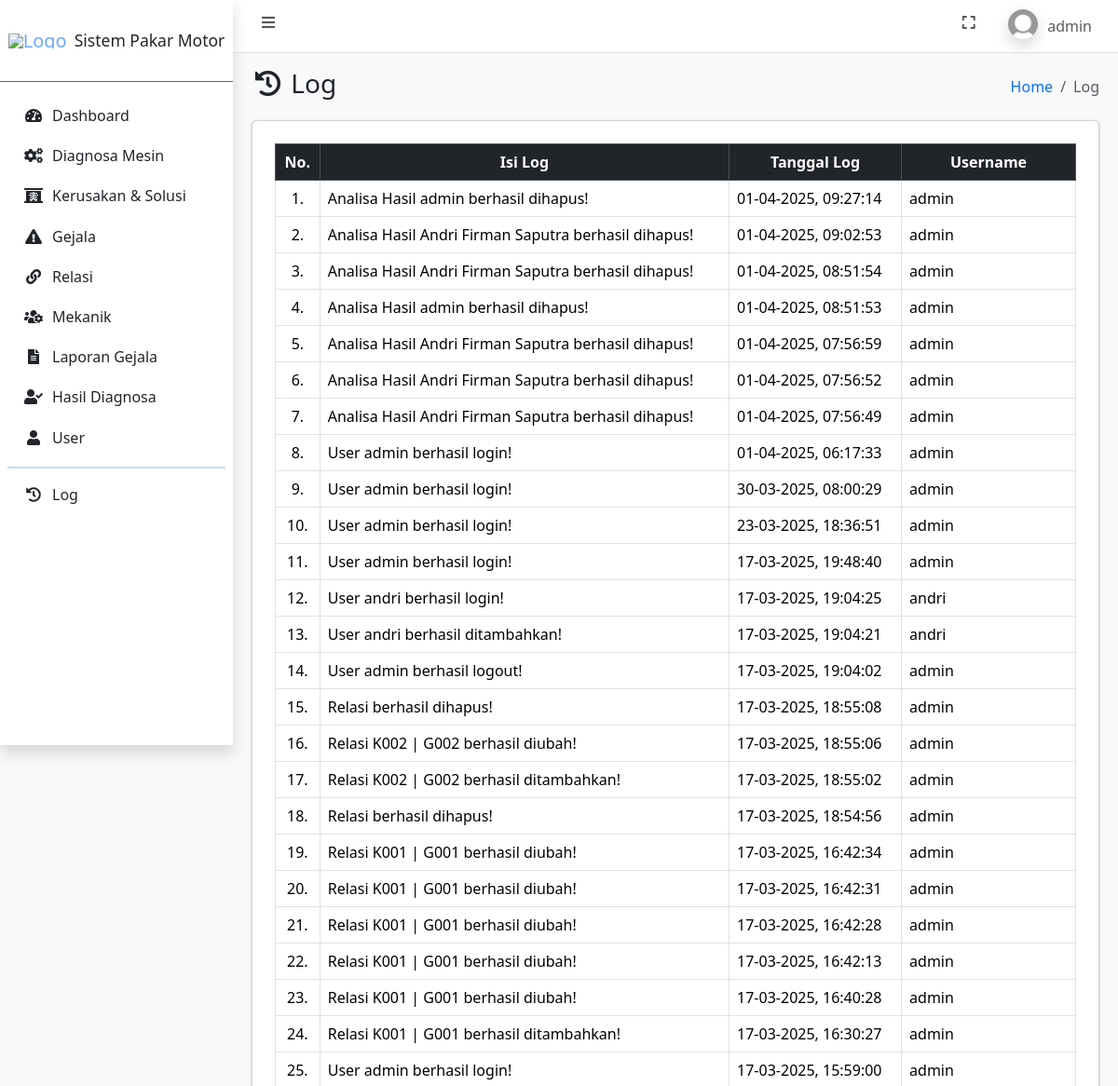
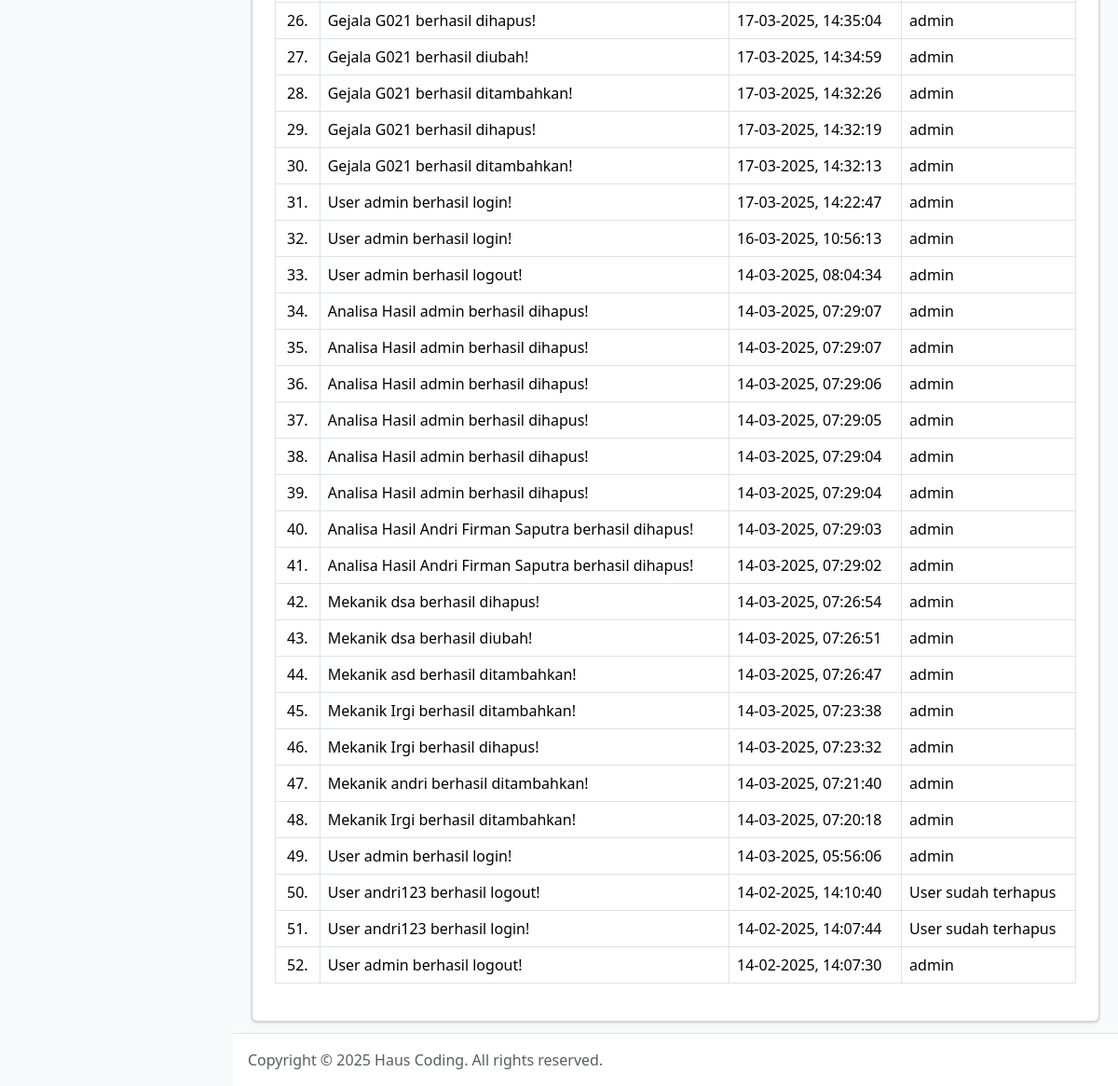
Before: /log.php (signed in) with the older database file (2 pictures, top to bottom).
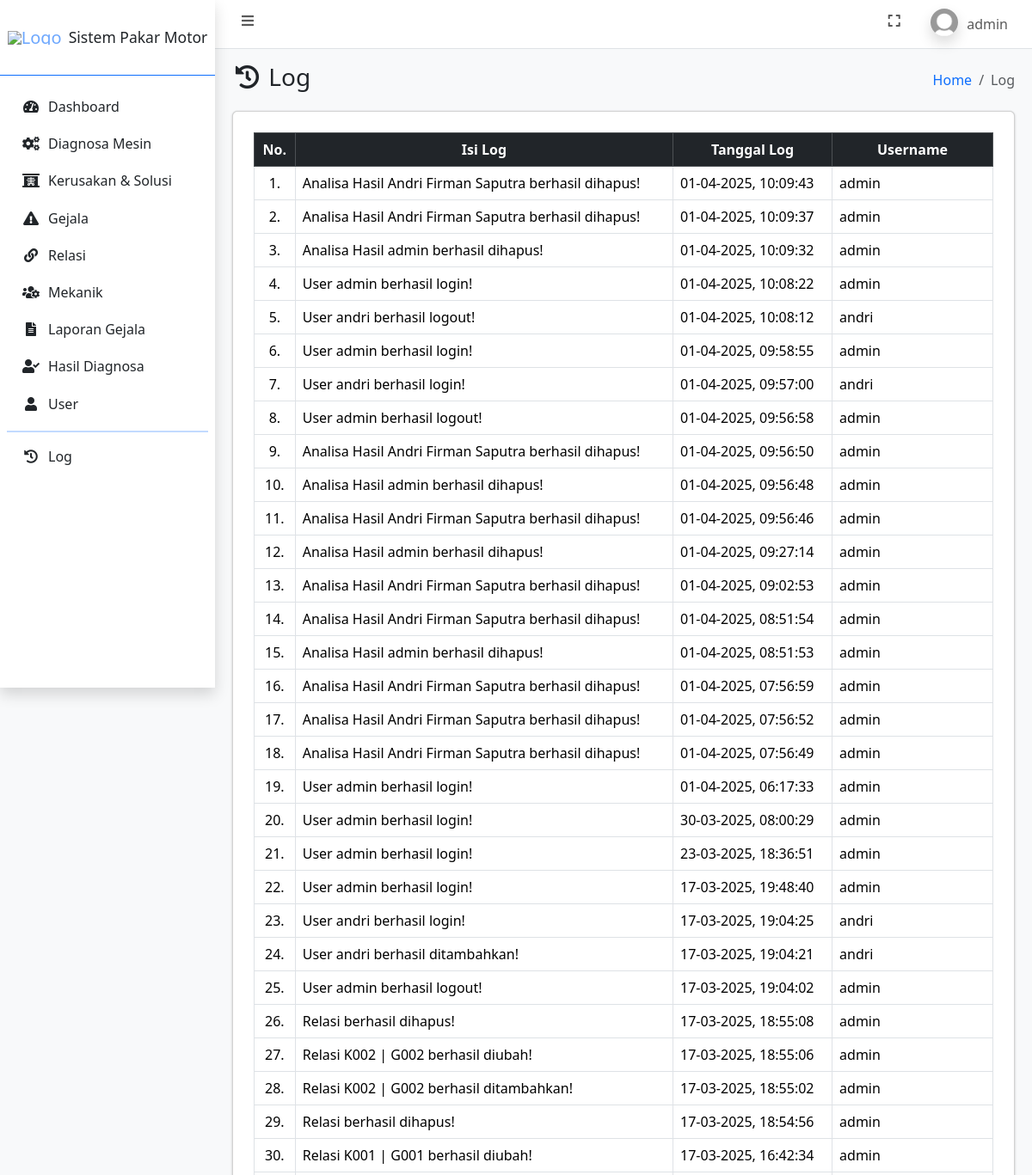
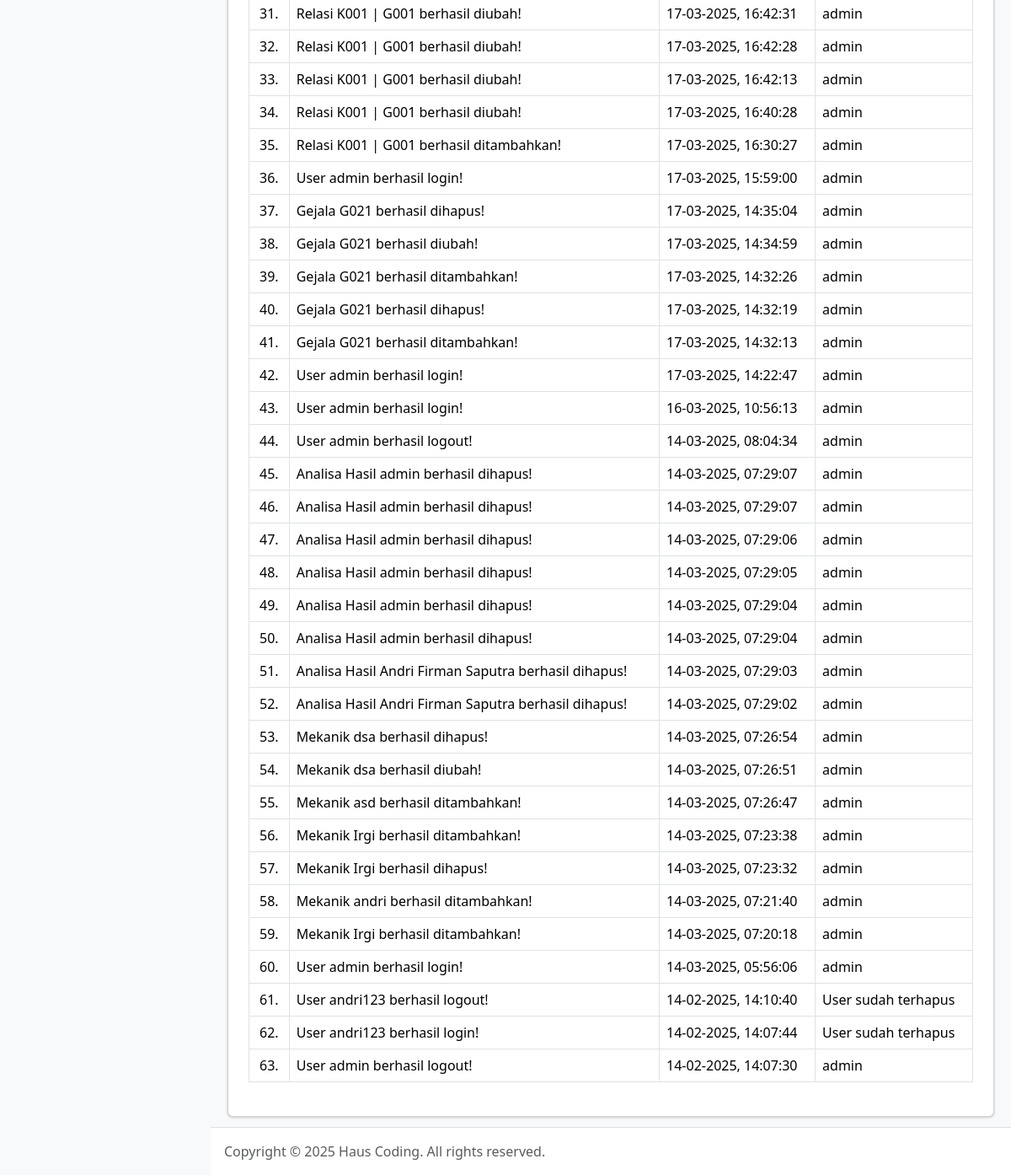
After: the same page with the newer database file (2 pictures, top to bottom).
### tables this page shows
CREATE TABLE `user` (
  `id_user` int(11) NOT NULL,
  `username` varchar(100) NOT NULL,
  `password` varchar(255) NOT NULL,
  `jabatan` enum('admin','pelanggan') NOT NULL,
  `nama` varchar(100) NOT NULL,
  `jenis_kelamin` enum('laki-laki','perempuan') NOT NULL,
  `tanggal_lahir` date NOT NULL,
  `alamat` text NOT NULL,
  `foto` text NOT NULL,
  `dibuat_pada` timestamp NOT NULL DEFAULT current_timestamp()
);

CREATE TABLE `log` (
  `id_log` int(11) NOT NULL,
  `isi_log` text NOT NULL,
  `tgl_log` timestamp NOT NULL DEFAULT current_timestamp(),
  `id_user` int(11) NOT NULL
);

### connection.php (called while the page is built, shortened)
<?php
	$host = 'localhost';
	$user = 'root';
	$pass = '';
	$database = 'sistem_pakar_motor';
	$conn = mysqli_connect($host, $user, $pass, $database);
    if (isset($_SESSION['id_user'])) {
    	$id_user = $_SESSION['id_user'];
		$dataUser = mysqli_fetch_assoc(mysqli_query($conn, "SELECT * FROM user WHERE id_user = $id_user"));
	}
?>

### log.php (the view, shortened to what this page needs)
<?php
    require_once 'connection.php';
    if ($dataUser['jabatan'] == 'admin') {
        $log = mysqli_query($conn, "SELECT * FROM log LEFT JOIN user ON log.id_user = user.id_user ORDER BY tgl_log DESC");
    } else {
        $id_user = $dataUser['id_user'];
        $log = mysqli_query($conn, "SELECT * FROM log LEFT JOIN user ON log.id_user = user.id_user WHERE log.id_user = '$id_user' ORDER BY tgl_log DESC");
    }
?>
<!DOCTYPE html>
<html lang="en">
<head>
    <?php include_once 'include/head.php'; ?>
</head>
<body class="layout-fixed sidebar-expand-lg bg-body-tertiary">
    <div class="app-wrapper">
        <?php include_once 'include/navbar.php'; ?>
        <?php include_once 'include/sidebar.php'; ?>
        <main class="app-main">
            <div class="app-content-header">
                <div class="container-fluid">
                    <div class="row">
                        <div class="col-sm-6">
                            <h3 class="mb-0"><i class="nav-icon fas fa-fw fa-history"></i> Log</h3>
                        </div>
                        <div class="col-sm-6">
                            <ol class="breadcrumb float-sm-end">
                                <li class="breadcrumb-item"><a href="index.php">Home</a></li>
                                <li class="breadcrumb-item active" aria-current="page">
                                    Log
                                </li>
                            </ol>
                        </div>
                    </div>
                </div>
            </div>
            <div class="app-content">
                <div class="container-fluid">
                    <div class="card">
                        <div class="card-body">
                            <div class="table-responsive p-2">
                                <table class="table table-bordered" id="table_id">
                                    <thead class="table-dark">
                                        <tr>
                                            <th class="text-center align-middle">No.</th>
                                            <th class="text-center align-middle">Isi Log</th>
                                            <th class="text-center align-middle">Tanggal Log</th>
                                            <th class="text-center align-middle">Username</th>
                                        </tr>
                                    </thead>
                                    <tbody>
                                        <?php $i = 1; ?>
                                        <?php foreach ($log as $dl): ?>
                                            <tr>
                                                <td class="text-center align-middle"><?= $i++; ?>.</td>
                                                <td class="align-middle"><?= $dl['isi_log']; ?></td>
                                                <td class="align-middle"><?= date('d-m-Y, H:i:s', strtotime($dl['tgl_log']));; ?></td>
                                                <td class="align-middle"><?= ($dl['username']) ? $dl['username'] : 'User sudah terhapus'; ?></td>
                                            </tr>
                                        <?php endforeach ?>
                                    </tbody>
                                </table>
                            </div>
                        </div>
                    </div>
                </div>
            </div>
        </main>
        <?php include_once 'include/footer.php'; ?>
    </div>
</body>
</html>

### include/head.php (shortened to what this page needs)
<link rel="stylesheet" href="https://cdn.jsdelivr.net/npm/@fontsource/source-sans-3@5.0.12/index.css">
<link rel="stylesheet" href="assets/vendor/fontawesome/css/all.min.css">
<link rel="stylesheet" href="assets/vendor/datatables/css/dataTables.bootstrap5.css">
<link rel="stylesheet" href="assets/vendor/select2/css/select2.min.css">
<link rel="stylesheet" href="assets/vendor/select2/css/select2-bootstrap4.min.css">
<link rel="stylesheet" href="css/overlayscrollbars.min.css">
<link rel="stylesheet" href="css/adminlte.css">

### include/navbar.php (shortened to what this page needs)
<nav class="app-header navbar navbar-expand bg-body">
    <div class="container-fluid">
        <ul class="navbar-nav">
            <li class="nav-item"> <a class="nav-link" data-lte-toggle="sidebar" href="#" role="button"> <i class="fas fa-fw fa-bars"></i> </a> </li>
        </ul>
        <ul class="navbar-nav ms-auto">
            <li class="nav-item"> <a class="nav-link" href="#" data-lte-toggle="fullscreen"> <i data-lte-icon="maximize" class="fas fa-fw fa-expand"></i> </a> </li>
            <li class="nav-item dropdown user-menu">
                <a href="#" class="nav-link dropdown-toggle" data-bs-toggle="dropdown" aria-expanded="false">
                    <img src="assets/img/profiles/<?= $dataUser['foto']; ?>" class="user-image rounded-circle shadow" alt="User Image">
                    <span class="d-none d-md-inline"><?= $dataUser['username']; ?></span>
                </a>
            </li>
        </ul>
    </div>
</nav>

### include/sidebar.php (shortened to what this page needs)
<aside class="app-sidebar bg-white shadow" data-bs-theme="dark">
    <div class="sidebar-brand border-primary border-bottom">
        <a href="index.php" class="brand-link">
            <img src="assets/img/properties/logo.png" alt="Logo" class="brand-image-xl">
            <span class="brand-text fw-light text-dark small text-wrap">Sistem Pakar Motor</span>
        </a>
    </div>
    <div class="sidebar-wrapper">
        <nav class="mt-2">
            <ul class="nav sidebar-menu flex-column" data-lte-toggle="treeview" role="menu" data-accordion="false">
                <li class="nav-item">
                    <a href="index.php" class="nav-link text-dark <?= ($_SERVER['REQUEST_URI'] == '/sistem_pakar_motor/index.php') ? 'active' : ''; ?>"> <i class="nav-icon fas fa-fw fa-tachometer-alt"></i>
                        <p>Dashboard</p>
                    </a>
                </li>
                <li class="nav-item">
                    <a href="diagnosa_mesin.php" class="nav-link text-dark <?= ($_SERVER['REQUEST_URI'] == '/sistem_pakar_motor/diagnosa_mesin.php') ? 'active' : ''; ?>"> <i class="nav-icon fas fa-fw fa-cogs"></i>
                        <p>Diagnosa Mesin</p>
                    </a>
                </li>
                <li class="nav-item">
                    <a href="kerusakan_solusi.php" class="nav-link text-dark <?= ($_SERVER['REQUEST_URI'] == '/sistem_pakar_motor/kerusakan_solusi.php') ? 'active' : ''; ?>"> <i class="nav-icon fas fa-fw fa-x-ray"></i>
                        <p>Kerusakan & Solusi</p>
                    </a>
                </li>
                <li class="nav-item">
                    <a href="gejala.php" class="nav-link text-dark <?= ($_SERVER['REQUEST_URI'] == '/sistem_pakar_motor/gejala.php') ? 'active' : ''; ?>"> <i class="nav-icon fas fa-fw fa-exclamation-triangle"></i>
                        <p>Gejala</p>
                    </a>
                </li>
                <li class="nav-item">
                    <a href="relasi.php" class="nav-link text-dark <?= ($_SERVER['REQUEST_URI'] == '/sistem_pakar_motor/relasi.php') ? 'active' : ''; ?>"> <i class="nav-icon fas fa-fw fa-link"></i>
                        <p>Relasi</p>
                    </a>
                </li>
                <li class="nav-item">
                    <a href="mekanik.php" class="nav-link text-dark <?= ($_SERVER['REQUEST_URI'] == '/sistem_pakar_motor/mekanik.php') ? 'active' : ''; ?>"> <i class="nav-icon fas fa-fw fa-users-cog"></i>
                        <p>Mekanik</p>
                    </a>
                </li>
                <li class="nav-item">
                    <a href="laporan_gejala.php" class="nav-link text-dark <?= ($_SERVER['REQUEST_URI'] == '/sistem_pakar_motor/laporan_gejala.php') ? 'active' : ''; ?>"> <i class="nav-icon fas fa-fw fa-file-alt"></i>
                        <p>Laporan Gejala</p>
                    </a>
                </li>
                <li class="nav-item">
                    <a href="hasil_diagnosa.php" class="nav-link text-dark <?= ($_SERVER['REQUEST_URI'] == '/sistem_pakar_motor/hasil_diagnosa.php') ? 'active' : ''; ?>"> <i class="nav-icon fas fa-fw fa-user-check"></i>
                        <p>Hasil Diagnosa</p>
                    </a>
                </li>
                <?php if ($dataUser['jabatan'] == 'admin'): ?>
                    <li class="nav-item">
                        <a href="user.php" class="nav-link text-dark <?= ($_SERVER['REQUEST_URI'] == '/sistem_pakar_motor/user.php') ? 'active' : ''; ?>"> <i class="nav-icon fas fa-fw fa-user"></i>
                            <p>User</p>
                        </a>
                    </li>
                <?php endif ?>
                <hr class="sidebar-divider">
                <li class="nav-item">
                    <a href="log.php" class="nav-link text-dark <?= ($_SERVER['REQUEST_URI'] == '/sistem_pakar_motor/log.php') ? 'active' : ''; ?>"> <i class="nav-icon fas fa-fw fa-history"></i>
                        <p>Log</p>
                    </a>
                </li>
            </ul>
        </nav>
    </div>
</aside>

### include/footer.php (shortened to what this page needs)
<footer class="app-footer">
        Copyright &copy; 2025 Haus Coding.
    All rights reserved.
</footer>

Changed rows visible on the page:
added log: isi_log "Analisa Hasil Andri Firman Saputra berhasil dihapus!", tgl_log "01-04-2025, 10:09:43", id_user.username "admin"
added log: isi_log "Analisa Hasil Andri Firman Saputra berhasil dihapus!", tgl_log "01-04-2025, 10:09:37", id_user.username "admin"
added log: isi_log "Analisa Hasil admin berhasil dihapus!", tgl_log "01-04-2025, 10:09:32", id_user.username "admin"
added log: isi_log "User admin berhasil login!", tgl_log "01-04-2025, 10:08:22", id_user.username "admin"
added log: isi_log "User andri berhasil logout!", tgl_log "01-04-2025, 10:08:12", id_user.username "andri"
added log: isi_log "User admin berhasil login!", tgl_log "01-04-2025, 09:58:55", id_user.username "admin"
added log: isi_log "User andri berhasil login!", tgl_log "01-04-2025, 09:57:00", id_user.username "andri"
added log: isi_log "User admin berhasil logout!", tgl_log "01-04-2025, 09:56:58", id_user.username "admin"
added log: isi_log "Analisa Hasil Andri Firman Saputra berhasil dihapus!", tgl_log "01-04-2025, 09:56:50", id_user.username "admin"
added log: isi_log "Analisa Hasil admin berhasil dihapus!", tgl_log "01-04-2025, 09:56:48", id_user.username "admin"
added log: isi_log "Analisa Hasil Andri Firman Saputra berhasil dihapus!", tgl_log "01-04-2025, 09:56:46", id_user.username "admin"
